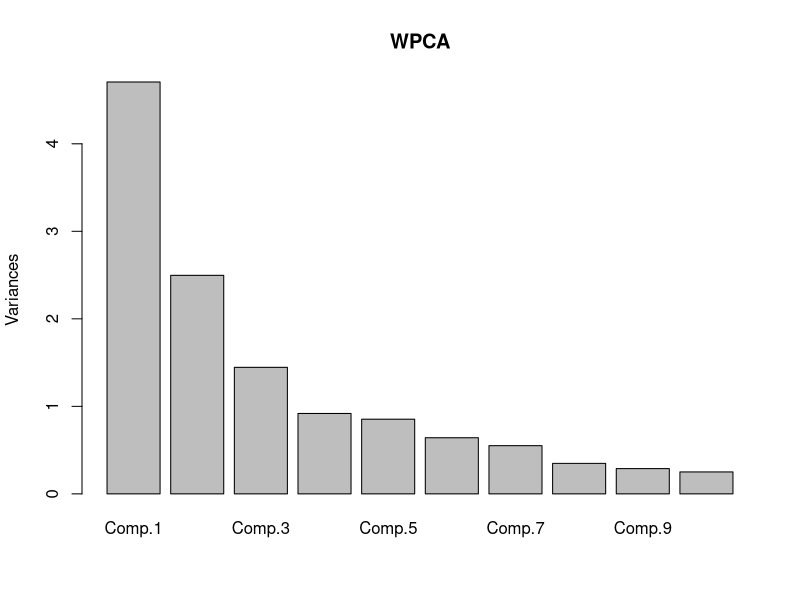
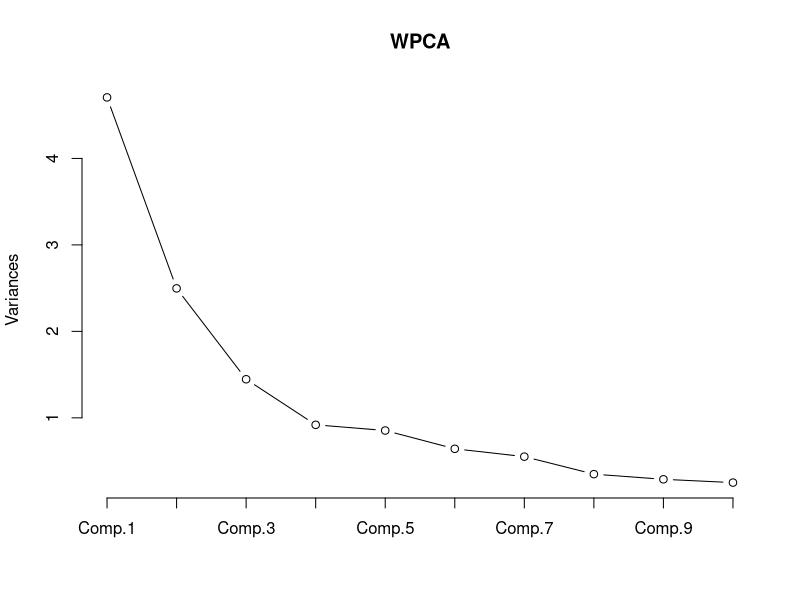
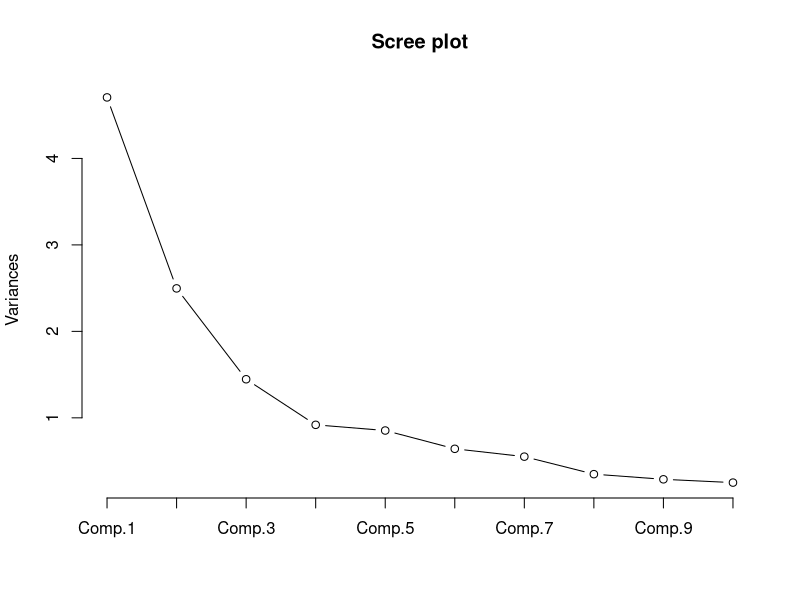
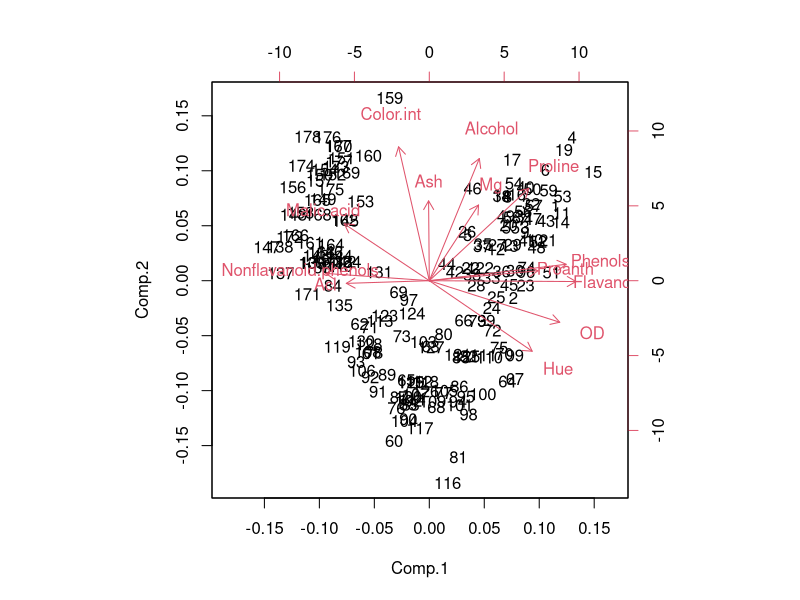
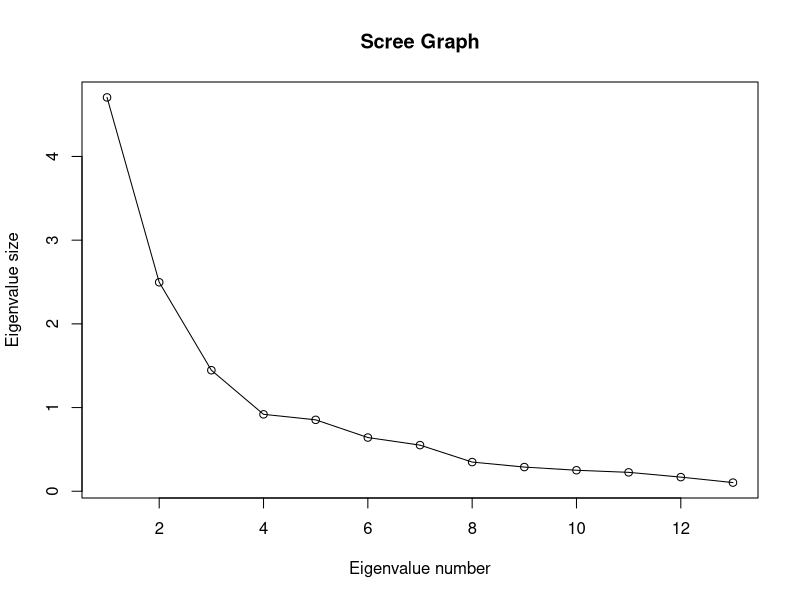

The R script that drew these images, in order:
# https://aaronschlegel.me/principal-component-analysis-r-example.html
# https://builtin.com/data-science/step-step-explanation-principal-component-analysis
setwd("E:/College/CL7/Assignment12")
winedf <- read.csv("../Datasets/wine.csv")

head(winedf)

# Calculate Correlation of all attributes
cor_mat <- cor(winedf[, -1])
cor_mat

WPCA <- princomp(winedf[, -1], cor = T, scores = T, covmat = NULL)

summary(WPCA)

plot(WPCA)

loadings(WPCA)
plot(WPCA, t='l')
screeplot(WPCA, type="line", main="Scree plot")
biplot(WPCA)
WPCA$scores[1:10, 1]

attributes(WPCA)

# Extras (Eigen Values and Eigen vectors calculation)
# Calculate corelation of all the attributes
cor_matrix <- cor(winedf[, -1])
sum(diag(cor_matrix))

eigenvals <- eigen(cor_matrix)
eigenvals$vectors


for(a in eigenvals$values){
  print(a / sum(eigenvals$values))
}

plot(eigenvals$values, xlab = "Eigenvalue number", ylab = "Eigenvalue size", 
     main = "Scree Graph")
lines(eigenvals$values)
eigenvals$vectors
